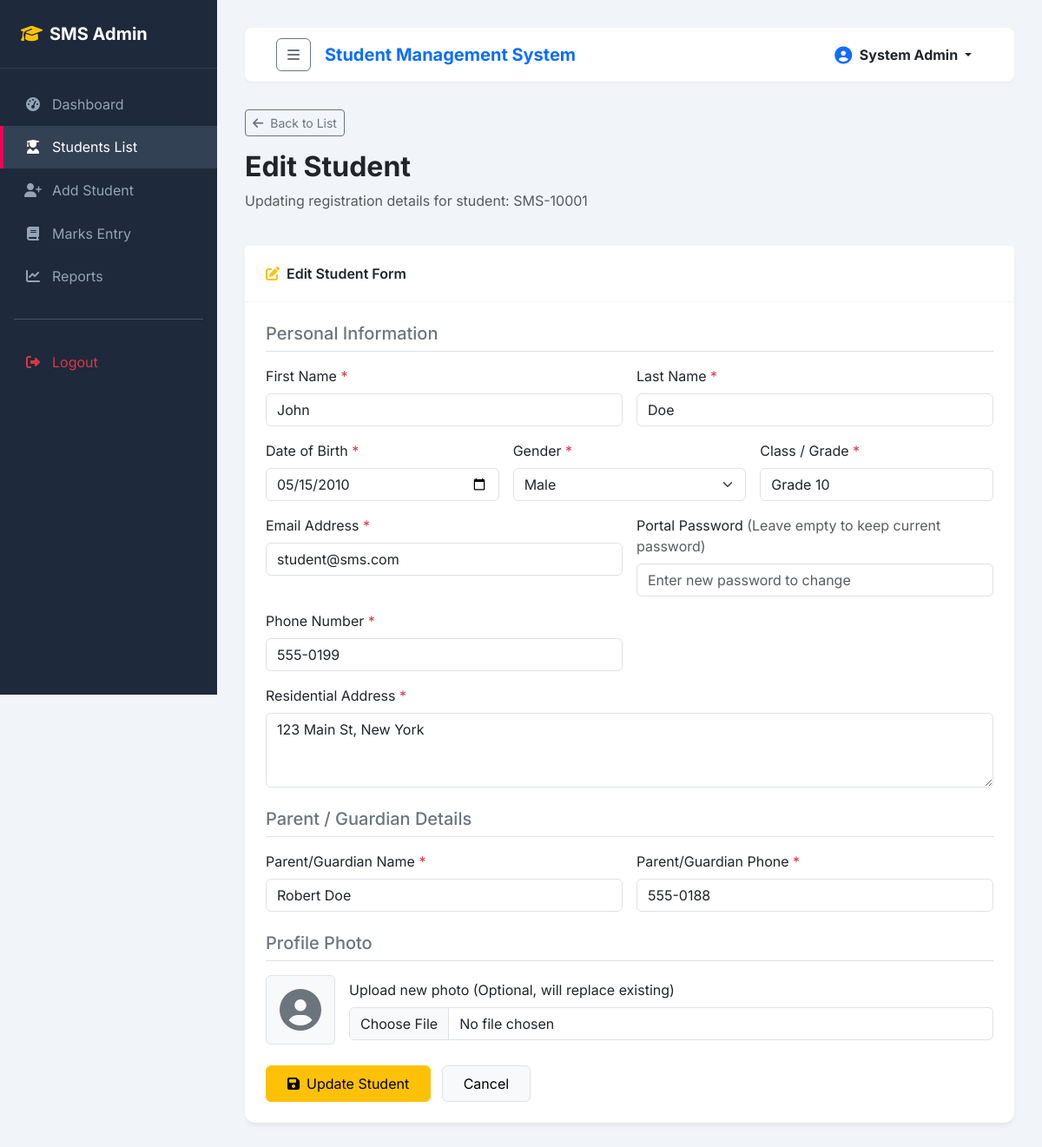
Page /admin/student-edit.php?id=1 (signed in) on the committed database.
### tables this page shows
CREATE TABLE IF NOT EXISTS `students` (
  `id` INT AUTO_INCREMENT PRIMARY KEY,
  `student_id` VARCHAR(20) NOT NULL UNIQUE,  
  `first_name` VARCHAR(50) NOT NULL,
  `last_name` VARCHAR(50) NOT NULL,
  `email` VARCHAR(100) NOT NULL UNIQUE,
  `password` VARCHAR(255) NOT NULL,  
  `dob` DATE NOT NULL,
  `gender` ENUM('Male', 'Female', 'Other') NOT NULL,
  `address` TEXT NOT NULL,
  `phone` VARCHAR(20) NOT NULL,
  `class` VARCHAR(50) NOT NULL,
  `parent_name` VARCHAR(100) NOT NULL,
  `parent_phone` VARCHAR(20) NOT NULL,
  `profile_photo` VARCHAR(255) DEFAULT NULL,
  `created_at` TIMESTAMP DEFAULT CURRENT_TIMESTAMP
);

### admin/student-edit.php (the view, shortened to what this page needs)
<?php
require_once '../config/db.php';
include '../includes/header.php';
$id = isset($_GET['id']) && is_numeric($_GET['id']) ? (int)$_GET['id'] : 0;
try {
    $stmt = $pdo->prepare("SELECT * FROM students WHERE id = ?");
    $stmt->execute([$id]);
    $student = $stmt->fetch();
} catch (PDOException $e) {
    die("Database Error: " . $e->getMessage());
}
?>
<div class="container-fluid px-0">
    <div class="row mb-4">
        <div class="col">
            <a href="students.php" class="btn btn-outline-secondary btn-sm mb-3"><i class="fas fa-arrow-left me-2"></i>Back to List</a>
            <h2 class="fw-bold text-dark">Edit Student</h2>
            <p class="text-muted">Updating registration details for student: <?php echo sanitize($student['student_id']); ?></p>
        </div>
    </div>
    <div class="card card-common">
        <div class="card-header bg-white">
            <i class="fas fa-edit text-warning me-2"></i>Edit Student Form
        </div>
        <div class="card-body">
            <form action="student-edit.php?id=<?php echo $id; ?>" method="POST" enctype="multipart/form-data" class="needs-validation" novalidate>
                <h5 class="mb-3 text-secondary border-bottom pb-2">Personal Information</h5>
                <div class="row g-3 mb-4">
                    <div class="col-md-6">
                        <label for="first_name" class="form-label">First Name <span class="text-danger">*</span></label>
                        <input type="text" class="form-control" id="first_name" name="first_name" value="<?php echo sanitize($student['first_name']); ?>" required>
                    </div>
                    <div class="col-md-6">
                        <label for="last_name" class="form-label">Last Name <span class="text-danger">*</span></label>
                        <input type="text" class="form-control" id="last_name" name="last_name" value="<?php echo sanitize($student['last_name']); ?>" required>
                    </div>
                    <div class="col-md-4">
                        <label for="dob" class="form-label">Date of Birth <span class="text-danger">*</span></label>
                        <input type="date" class="form-control" id="dob" name="dob" value="<?php echo sanitize($student['dob']); ?>" required>
                    </div>
                    <div class="col-md-4">
                        <label for="gender" class="form-label">Gender <span class="text-danger">*</span></label>
                        <select class="form-select" id="gender" name="gender" required>
                            <option value="Male" <?php echo ($student['gender'] === 'Male') ? 'selected' : ''; ?>>Male</option>
                        </select>
                    </div>
                    <div class="col-md-4">
                        <label for="class" class="form-label">Class / Grade <span class="text-danger">*</span></label>
                        <input type="text" class="form-control" id="class" name="class" value="<?php echo sanitize($student['class']); ?>" required>
                    </div>
                    <div class="col-md-6">
                        <label for="email" class="form-label">Email Address <span class="text-danger">*</span></label>
                        <input type="email" class="form-control" id="email" name="email" value="<?php echo sanitize($student['email']); ?>" required>
                    </div>
                    <div class="col-md-6">
                        <label for="password" class="form-label">Portal Password <span class="text-muted">(Leave empty to keep current password)</span></label>
                        <input type="password" class="form-control" id="password" name="password" minlength="6" placeholder="Enter new password to change">
                    </div>
                    <div class="col-md-6">
                        <label for="phone" class="form-label">Phone Number <span class="text-danger">*</span></label>
                        <input type="text" class="form-control" id="phone" name="phone" value="<?php echo sanitize($student['phone']); ?>" required>
                    </div>
                    <div class="col-12">
                        <label for="address" class="form-label">Residential Address <span class="text-danger">*</span></label>
                        <textarea class="form-control" id="address" name="address" rows="3" required><?php echo sanitize($student['address']); ?></textarea>
                    </div>
                </div>
                <h5 class="mb-3 text-secondary border-bottom pb-2">Parent / Guardian Details</h5>
                <div class="row g-3 mb-4">
                    <div class="col-md-6">
                        <label for="parent_name" class="form-label">Parent/Guardian Name <span class="text-danger">*</span></label>
                        <input type="text" class="form-control" id="parent_name" name="parent_name" value="<?php echo sanitize($student['parent_name']); ?>" required>
                    </div>
                    <div class="col-md-6">
                        <label for="parent_phone" class="form-label">Parent/Guardian Phone <span class="text-danger">*</span></label>
                        <input type="text" class="form-control" id="parent_phone" name="parent_phone" value="<?php echo sanitize($student['parent_phone']); ?>" required>
                    </div>
                </div>
                <h5 class="mb-3 text-secondary border-bottom pb-2">Profile Photo</h5>
                <div class="row g-3 mb-4 align-items-center">
                    <div class="col-auto">
                        <?php if ($student['profile_photo']): ?>
                            <img src="../uploads/<?php echo sanitize($student['profile_photo']); ?>" alt="Profile" class="rounded border shadow-sm" style="width: 80px; height: 80px; object-fit: cover;">
                        <?php else: ?>
                            <div class="bg-light text-secondary rounded border d-flex align-items-center justify-content-center" style="width: 80px; height: 80px;">
                                <i class="fas fa-user-circle fa-3x"></i>
                            </div>
                        <?php endif; ?>
                    </div>
                    <div class="col">
                        <label for="profile_photo" class="form-label">Upload new photo (Optional, will replace existing)</label>
                        <input class="form-control" type="file" id="profile_photo" name="profile_photo" accept="image/*">
                    </div>
                </div>
                <div class="mt-4">
                    <button type="submit" class="btn btn-warning px-4 py-2"><i class="fas fa-save me-2"></i>Update Student</button>
                    <a href="student-view.php?id=<?php echo $id; ?>" class="btn btn-light px-4 py-2 border ms-2">Cancel</a>
                </div>
            </form>
        </div>
    </div>
</div>
<?php include '../includes/footer.php'; ?>

### css/style.css (style rules this page uses)
:root { --primary-color: #3f51b5; --primary-dark: #303f9f; --secondary-color: #f50057; --dark-color: #212529; --light-color: #f8f9fa; --sidebar-width: 250px; --sidebar-bg: #1e293b; --sidebar-hover: #334155; --transition-speed: 0.3s; }
body { font-family: 'Inter', system-ui, -apple-system, sans-serif; background-color: #f1f5f9; color: #334155; min-height: 100vh; overflow-x: hidden; }
.card-common { border: none; border-radius: 0.75rem; box-shadow: 0 4px 6px -1px rgba(0, 0, 0, 0.05), 0 2px 4px -1px rgba(0, 0, 0, 0.03); background-color: #ffffff; }
.card-common .card-header { background-color: #ffffff; border-bottom: 1px solid #f1f5f9; font-weight: 600; padding: 1.25rem 1.5rem; }
.card-common .card-body { padding: 1.5rem; }

### rows in the picture
students: student "SMS-10001", first_name "John", last_name "Doe", dob "05/15/2010", gender "Male", class "Grade 10", email "student@sms.com", phone "555-0199", address "123 Main St, New York", parent_name "Robert Doe", parent_phone "555-0188"

### other values in the picture
$_SESSION['admin_name'] "System Admin"
